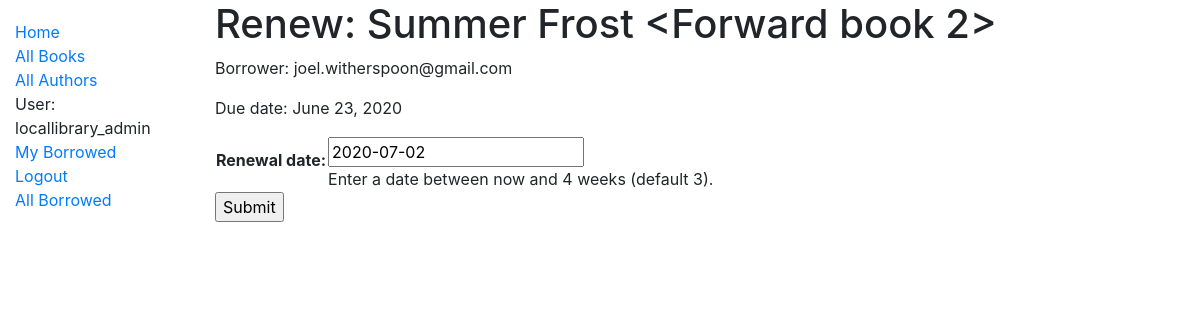
The page /catalog/renewed/68e6a189-5d52-41b0-8e4a-d1bc3bab8a67/renew/ (signed in) on the database its author committed.
### catalog/models.py (models this page shows, shortened)
class BookInstance(models.Model):
    id = models.UUIDField(primary_key=True, default=uuid.uuid4, help_text='Unique ID for this particular book across '
                                                                          'whole library')
    book = models.ForeignKey('Book', on_delete=models.SET_NULL, null=True)
    imprint = models.CharField(max_length=200)
    due_back = models.DateField(null=True, blank=True)
    borrower = models.ForeignKey(User, on_delete=models.SET_NULL, null=True, blank=True)
    LOAN_STATUS = (
        ('m', 'Maintenance'),
        ('o', 'On Loan'),
        ('a', 'Available'),
        ('r', 'Reserved'),
    )
    status = models.CharField(
        max_length=1,
        choices=LOAN_STATUS,
        blank=True,
        default='m',
        help_text='Book availability',
    )
    class Meta:
        ordering = ['due_back']
        app_label = 'catalog'
        permissions = (("can_mark_returned", "Set book as returned"),)
    @property
    def is_overdue(self):
        if self.due_back and date.today() > self.due_back:
            return True
        return False

class Book(models.Model):
    title = models.CharField(max_length=200)
    author = models.ForeignKey('Author', on_delete=models.SET_NULL, null=True)
    summary = models.TextField(max_length=1000, help_text='Enter a brief description of the book')
    isbn = models.CharField('ISBN', max_length=13, help_text='13 Characters <a href="https://www.isbn-international'
                                                             '.org/content/what-isbn">ISBN number</a>')
    genre = models.ManyToManyField('Genre', help_text='Select a genre for this book')
    iso_639_1 = (('ab', 'Abkhaz'),
                 ('aa', 'Afar'),
                 ('af', 'Afrikaans'),
                 ('ak', 'Akan'),
                 ('sq', 'Albanian'),
                 ('am', 'Amharic'),
                 ('ar', 'Arabic'),
                 ('an', 'Aragonese'),
                 ('hy', 'Armenian'),
                 ('as', 'Assamese'),
                 ('av', 'Avaric'),
                 ('ae', 'Avestan'),
                 ('ay', 'Aymara'),
                 ('az', 'Azerbaijani'),
                 ('bm', 'Bambara'),
                 ('ba', 'Bashkir'),
                 ('eu', 'Basque'),
                 ('be', 'Belarusian'),
                 ('bn', 'Bengali'),
                 ('bh', 'Bihari'),
                 ('bi', 'Bislama'),
                 ('bs', 'Bosnian'),
                 ('br', 'Breton'),
                 ('bg', 'Bulgarian'),
                 ('my', 'Burmese'),
                 ('ca', 'Catalan; Valencian'),
                 ('ch', 'Chamorro'),
                 ('ce', 'Chechen'),
                 ('ny', 'Chichewa; Chewa; Nyanja'),
                 ('zh', 'Chinese'),
                 ('cv', 'Chuvash'),
                 ('kw', 'Cornish'),
                 ('co', 'Corsican'),
                 ('cr', 'Cree'),
                 ('hr', 'Croatian'),
                 ('cs', 'Czech'),
                 ('da', 'Danish'),
                 ('dv', 'Divehi; Maldivian;'),
                 ('nl', 'Dutch'),
                 ('dz', 'Dzongkha'),
                 ('en', 'English'),
                 ('eo', 'Esperanto'),
                 ('et', 'Estonian'),
                 ('ee', 'Ewe'),
                 ('fo', 'Faroese'),
                 ('fj', 'Fijian'),
                 ('fi', 'Finnish'),
                 ('fr', 'French'),
                 ('ff', 'Fula'),
                 ('gl', 'Galician'),
                 ('ka', 'Georgian'),
                 ('de', 'German'),
                 ('el', 'Greek, Modern'),
                 ('gn', 'Guaraní'),
                 ('gu', 'Gujarati'),
                 ('ht', 'Haitian'),
                 ('ha', 'Hausa'),
                 ('he', 'Hebrew (modern)'),
                 ('hz', 'Herero'),
                 ('hi', 'Hindi'),
                 ('ho', 'Hiri Motu'),
                 ('hu', 'Hungarian'),
                 ('ia', 'Interlingua'),
                 ('id', 'Indonesian'),
                 ('ie', 'Interlingue'),
                 ('ga', 'Irish'),
                 ('ig', 'Igbo'),
                 ('ik', 'Inupiaq'),
                 ('io', 'Ido'),
                 ('is', 'Icelandic'),
                 ('it', 'Italian'),
                 ('iu', 'Inuktitut'),
                 ('ja', 'Japanese'),
                 ('jv', 'Javanese'),
                 ('kl', 'Kalaallisut'),
                 ('kn', 'Kannada'),
                 ('kr', 'Kanuri'),
                 ('ks', 'Kashmiri'),
                 ('kk', 'Kazakh'),
                 ('km', 'Khmer'),
                 ('ki', 'Kikuyu, Gikuyu'),
                 ('rw', 'Kinyarwanda'),
                 ('ky', 'Kirghiz, Kyrgyz'),
                 ('kv', 'Komi'),
                 ('kg', 'Kongo'),
                 ('ko', 'Korean'),
                 ('ku', 'Kurdish'),
                 ('kj', 'Kwanyama, Kuanyama'),
                 ('la', 'Latin'),
                 ('lb', 'Luxembourgish'),
                 ('lg', 'Luganda'),
                 ('li', 'Limburgish'),
                 ('ln', 'Lingala'),
                 ('lo', 'Lao'),
                 ('lt', 'Lithuanian'),
                 ('lu', 'Luba-Katanga'),
                 ('lv', 'Latvian'),
                 ('gv', 'Manx'),
                 ('mk', 'Macedonian'),
                 ('mg', 'Malagasy'),
                 ('ms', 'Malay'),
                 ('ml', 'Malayalam'),
                 ('mt', 'Maltese'),
                 ('mi', 'Māori'),
                 ('mr', 'Marathi (Marāṭhī)'),
                 ('mh', 'Marshallese'),
                 ('mn', 'Mongolian'),
                 ('na', 'Nauru'),
                 ('nv', 'Navajo, Navaho'),
                 ('nb', 'Norwegian Bokmål'),
                 ('nd', 'North Ndebele'),
                 ('ne', 'Nepali'),
                 ('ng', 'Ndonga'),
                 ('nn', 'Norwegian Nynorsk'),
                 ('no', 'Norwegian'),
                 ('ii', 'Nuosu'),
                 ('nr', 'South Ndebele'),
                 ('oc', 'Occitan'),
                 ('oj', 'Ojibwe, Ojibwa'),
                 ('cu', 'Old Church Slavonic'),
                 ('om', 'Oromo'),
                 ('or', 'Oriya'),
                 ('os', 'Ossetian, Ossetic'),
                 ('pa', 'Panjabi, Punjabi'),
                 ('pi', 'Pāli'),
                 ('fa', 'Persian'),
                 ('pl', 'Polish'),
                 ('ps', 'Pashto, Pushto'),
                 ('pt', 'Portuguese'),
                 ('qu', 'Quechua'),
                 ('rm', 'Romansh'),
                 ('rn', 'Kirundi'),
                 ('ro', 'Romanian, Moldavan'),
                 ('ru', 'Russian'),
                 ('sa', 'Sanskrit (Saṁskṛta)'),
                 ('sc', 'Sardinian'),
                 ('sd', 'Sindhi'),
                 ('se', 'Northern Sami'),
                 ('sm', 'Samoan'),
                 ('sg', 'Sango'),
                 ('sr', 'Serbian'),
                 ('gd', 'Scottish Gaelic'),
                 ('sn', 'Shona'),
                 ('si', 'Sinhala, Sinhalese'),
                 ('sk', 'Slovak'),
                 ('sl', 'Slovene'),
                 ('so', 'Somali'),
                 ('st', 'Southern Sotho'),
                 ('es', 'Spanish; Castilian'),
                 ('su', 'Sundanese'),
                 ('sw', 'Swahili'),
                 ('ss', 'Swati'),
                 ('sv', 'Swedish'),
                 ('ta', 'Tamil'),
                 ('te', 'Telugu'),
                 ('tg', 'Tajik'),
                 ('th', 'Thai'),
                 ('ti', 'Tigrinya'),
                 ('bo', 'Tibetan'),
                 ('tk', 'Turkmen'),
                 ('tl', 'Tagalog'),
                 ('tn', 'Tswana'),
                 ('to', 'Tonga'),
                 ('tr', 'Turkish'),
                 ('ts', 'Tsonga'),
                 ('tt', 'Tatar'),
                 ('tw', 'Twi'),
                 ('ty', 'Tahitian'),
                 ('ug', 'Uighur, Uyghur'),
                 ('uk', 'Ukrainian'),
                 ('ur', 'Urdu'),
                 ('uz', 'Uzbek'),
                 ('ve', 'Venda'),
                 ('vi', 'Vietnamese'),
                 ('vo', 'Volapük'),
                 ('wa', 'Walloon'),
                 ('cy', 'Welsh'),
                 ('wo', 'Wolof'),
                 ('fy', 'Western Frisian'),
                 ('xh', 'Xhosa'),
                 ('yi', 'Yiddish'),
                 ('yo', 'Yoruba'),
                 ('za', 'Zhuang, Chuang'),
                 ('zu', 'Zulu'),)
    language = models.CharField(
        max_length=2,
        choices=iso_639_1,
        blank=True,
        default='en',
        help_text='Languages'
    )
    def display_genre(self):
        """Creates a 3 char string for genre"""
        return ', '.join(genre.name for genre in self.genre.all()[:3])
    display_genre.short_description = 'Genre'

### catalog/views.py (the view)
# urls.py: path('renewed/<uuid:pk>/renew/', views.renew_book_librarian, name='renew-book-librarian'),
@permission_required('catalog.can_mark_returned')
def renew_book_librarian(request, pk):
    book_instance = get_object_or_404(BookInstance, pk=pk)
    if request.method == 'POST':
        form = RenewBookForm(request.POST)
        if form.is_valid():
            book_instance.due_back = form.cleaned_data['renewal_date']
            book_instance.save()
            return HttpResponseRedirect(reverse('catalog:all-borrowed'))
    else:
        proposed_renewal_date = datetime.date.today() + datetime.timedelta(weeks=3)
        form = RenewBookForm(initial={'renewal_date': proposed_renewal_date})
    context = {
        'form': form,
        'book_instance': book_instance,
    }
    return render(request, 'catalog/book_renew_librarian.html', context=context)

### catalog/forms.py (shortened to what this page needs)
class RenewBookForm(forms.Form):
    renewal_date = forms.DateField(help_text="Enter a date between now and 4 weeks (default 3).")

### catalog/templates/catalog/book_renew_librarian.html (shortened to what this page needs)
{% extends "catalog/base.html" %}
{% block content %}
    <h1>Renew: {{ book_instance.book.title }}</h1>
    <p>Borrower: {{ book_instance.borrower }}</p>
    <p>Due date: {{ book_instance.due_back }}</p>
    <form action="" method="POST">
        <table>
            {{ form.as_table }}
        </table>
        <input type="submit" value="Submit">
    </form>
{% endblock content %}

### catalog/templates/catalog/base.html (shortened to what this page needs)
{% load static %}
<!DOCTYPE html>
<html lang="en">
<head>
  <link rel="stylesheet" href="https://stackpath.bootstrapcdn.com/bootstrap/4.1.3/css/bootstrap.min.css"
>
  <link rel="stylesheet" href="{% static 'catalog/css/styles.css' %}">
</head>
<body>
  <div class="container-fluid">
    <div class="row">
      <div class="col-sm-2">
          {% block sidebar %}
              <ul class="sidebar-nav">
                <li><a href="{% url 'catalog:index' %}">Home</a></li>
                <li><a href="{% url 'catalog:books' %}">All Books</a></li>
                <li><a href="{% url 'catalog:authors' %}">All Authors</a></li>
                {% if user.is_authenticated %}
                    <li>User: {{ user.get_username }}</li>
                    <li><a href="{% url 'catalog:my-borrowed' %}"> My Borrowed</a></li>
                    <li><a href="{% url 'logout'%}?next={{request.path}}">Logout</a></li>
                    {% if perms.catalog.can_mark_returned %}
                       <li><a href="{% url 'catalog:all-borrowed' %}">All Borrowed</a></li>
                    {% endif %}
                {% else %}
                    <li><a href="{% url 'login'%}?next={{request.path}}">Login</a></li>
                {% endif %}
              </ul>
        {% endblock %}
      </div>
      <div class="col-sm-10 ">{% block content %}{% endblock %}
   </div>
    </div>
  </div>
</body>
</html>

### catalog/static/catalog/css/styles.css (style rules this page uses)
.sidebar-nav { margin-top: 20px; padding: 0; list-style: none; }

### rows shown on the page
BookInstance: book "Summer Frost <Forward book 2>", borrower "joel.witherspoon@gmail.com", due_back "June 23, 2020"

### other values the page prints
{{ user.get_username }} "locallibrary_admin"
